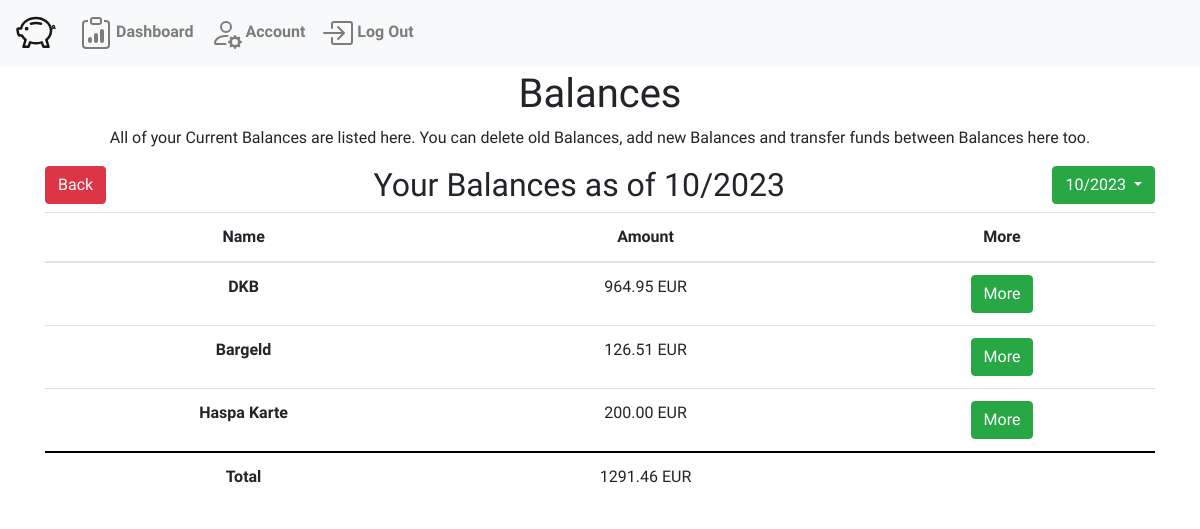
/balances (signed in), run on an earlier commit of the app's database.
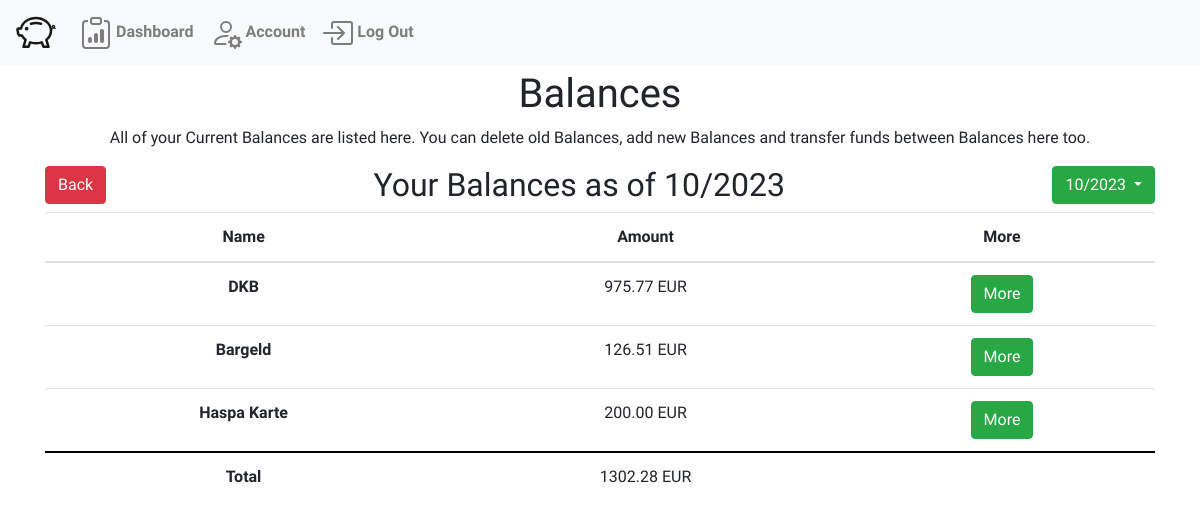
And on a later commit of the database.
### WalletWise/models.py (models this page shows, shortened)
class Funds(models.Model):
    budget = models.ForeignKey("MonthBudget",related_name="funds", on_delete=models.CASCADE)
    title = models.CharField(max_length=64)
    amount = models.DecimalField(decimal_places=2, max_digits=20)
    defaultOwner = models.ForeignKey("User", related_name="defaultFunds", on_delete=models.DO_NOTHING, default=None, null=True)

class MonthBudget(models.Model):
    dashboard = models.ForeignKey("Dashboard", on_delete=models.CASCADE, related_name="months")
    date = models.DateField(auto_now_add=True)
    @property
    def all_funds(self):
        total_amount = Decimal(0)
        if self.funds.aggregate(amount_sum=models.Sum('amount'))['amount_sum']:
            total_amount = self.funds.aggregate(amount_sum=models.Sum('amount'))['amount_sum']
        return Decimal(total_amount).quantize(Decimal('0.00'), rounding=ROUND_DOWN) or 0  # Return 0 if no funds are associated
    @property
    def month(self):
        return self.date.month
    @property
    def year(self):
        return self.date.year

### WalletWise/views.py (the view)
# urls.py: path("balances", views.balances, name="balances"),
def balances(request):
    answer = viewsHelpers.getCurrentBudget(request)
    return render(request, "WalletWise/balances.html", {
        'user': answer["user"],
        'budget': answer["currentBudget"],
        'dashboard' : answer["dashboard"]
    })

### WalletWise/viewsHelpers.py (called while the page is built)
def getCurrentBudget(request):
    user = request.user
    try:
        dashboard = Dashboard.objects.get(owner=user)
    except:
        dashboard = Dashboard.objects.create(owner=user)
    budgets = dashboard.months.all()
    currentBudget = ""
    for budget in budgets:
        if timezone.datetime.now().month == budget.month and timezone.datetime.now().year == budget.year:
            currentBudget = budget
            break
    if currentBudget == "":
        currentBudget = createBudget(dashboard)
    return {
        'currentBudget' : currentBudget,
        'user' : user,
        'dashboard' : dashboard
    }

### WalletWise/templates/WalletWise/balances.html (shortened to what this page needs)
{% extends "WalletWise/layout.html" %}
{% block body %}
<div class="container text-center">
    <h1>Balances</h1>
    <p>All of your Current Balances are listed here. You can delete old Balances, add new Balances and transfer funds between Balances here too.</p>
    <a style="float: left;" class="btn btn-danger" href="{% url 'dashboard' %}" role="button">Back</a>
    <h2 style="display: inline-block;">Your Balances as of {{budget.month}}/{{budget.year}}</h2>
    <div style="float: right;" class="dropdown">
        <button class="btn btn-success dropdown-toggle" type="button" id="dropdownMenuButton" data-bs-toggle="dropdown" aria-haspopup="true" aria-expanded="false">
            {{budget.month}}/{{budget.year}}
        </button>
    </div>
    <table class="table">
        <thead>
            <tr>
                <th scope="col">Name</th>
                <th scope="col">Amount</th>
                <th scope="col">More</th>
            </tr>
        </thead>
        <tbody>
            {% for balance in budget.funds.all %}
            <tr>
                <th scope="row">{{balance.title}}</th>
                <td>{{balance.amount}} EUR</td>
                <td><a class="btn btn-success" href="{% url 'balance' id=balance.id %}" role="button">More</a></td>
            </tr>
            {% endfor %}
        </tbody>
        <tfoot>
            <th scope="row">Total</th>
            <td>{{budget.all_funds}} EUR</td>
            <td></td>
        </tfoot>
    </table>
</div>
{% endblock %}

What changed in the data, as far as the page shows it:
computed for MonthBudget: all_funds "1291.46" → "1302.28"
changed Funds "DKB": amount "964.95" → "975.77"
